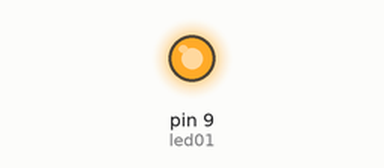
Simulated run of this sketch. Board: Arduino Uno, built with avr-gcc and run on an emulated ATmega328P. On the bench: output pins drawn as LEDs (lit = HIGH).

Above: at 1.1 s.
Timing chart, 0 to 2.6 s (numbered marks = the images above):
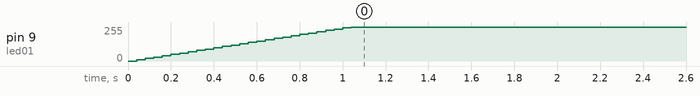

Measured:
- by itself, pin 9 (led01): moves from 0/255 to 255/255 over 1.0 s

The sketch:

led01Program.ino
```cpp
int led01=9;

int brightness=0;
int fadeValue=10;

void setup() {
  pinMode(led01, OUTPUT);
  // put your setup code here, to run once:

}

void loop() {
  analogWrite(led01,brightness);
  brightness=brightness+fadeValue;

if(brightness<=0 || brightness>=255){
  fadeValue-fadeValue;
}
delay(40);
}
```
